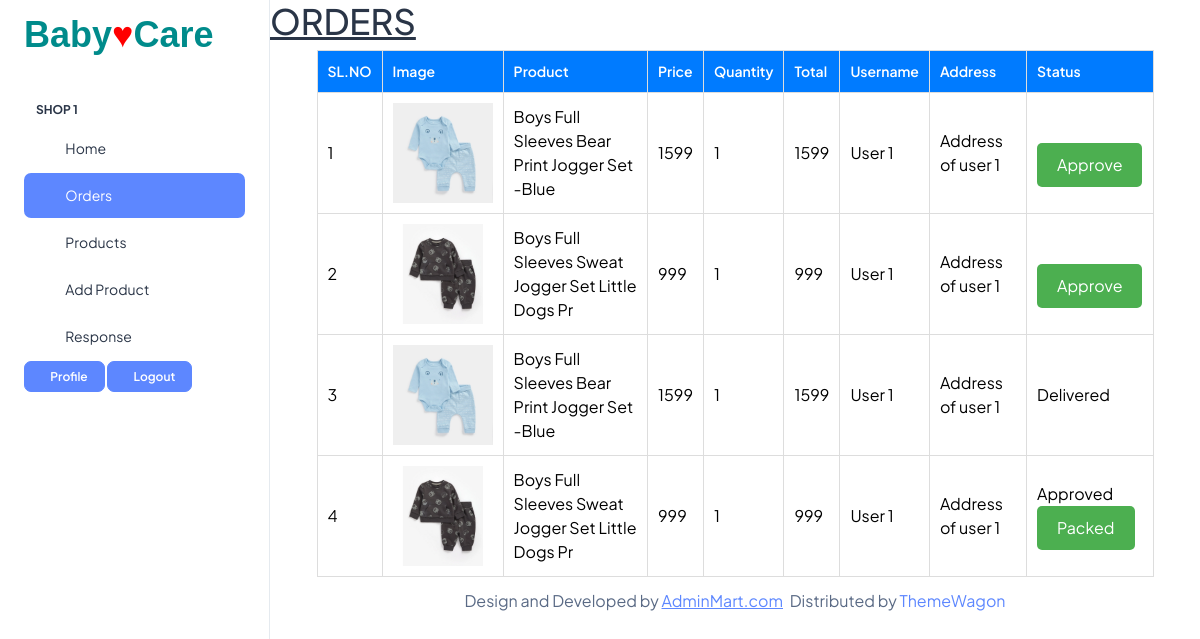
The page /Shop/ViewBooking.php (signed in) on the database its author committed.
### tables this page shows
CREATE TABLE `tbl_cart` (
  `cart_id` int(11) NOT NULL,
  `product_id` int(11) NOT NULL,
  `booking_id` int(11) NOT NULL,
  `cart_qty` int(11) NOT NULL DEFAULT 1,
  `cart_status` int(11) NOT NULL DEFAULT 0
);

CREATE TABLE `tbl_product` (
  `product_id` int(11) NOT NULL,
  `product_name` varchar(50) NOT NULL,
  `brand_id` int(11) NOT NULL,
  `product_details` text NOT NULL,
  `product_photo` varchar(100) NOT NULL,
  `product_price` int(11) NOT NULL,
  `subcategory_id` int(11) NOT NULL,
  `shop_id` int(11) NOT NULL
);

CREATE TABLE `tbl_newuser` (
  `user_id` int(11) NOT NULL,
  `user_name` varchar(50) NOT NULL,
  `user_contact` varchar(12) NOT NULL,
  `user_dob` date NOT NULL,
  `user_gender` varchar(8) NOT NULL,
  `user_address` varchar(100) NOT NULL,
  `place_id` int(11) NOT NULL,
  `user_email` varchar(50) NOT NULL,
  `user_password` varchar(20) NOT NULL,
  `user_photo` varchar(100) NOT NULL DEFAULT '0',
  `user_doj` date DEFAULT NULL
);

### web/Shop/ViewBooking.php (the view, shortened to what this page needs)
<?php
include("../Assets/Connection/Connection.php");
include("Header.php");
?>
<!DOCTYPE html>
<html lang="en">
<head>
</head>
<body>
  <h1><u>ORDERS</u></h1>
  <table border="1">
    <tr>
        <th>SL.NO</th>
        <th>Image</th>
        <th>Product</th>
        <th>Price</th>
        <th>Quantity</th>
        <th>Total</th>
        <th>Username</th>
        <th>Address</th>
        <th>Status</th>
    </tr>
    <?php
     $sel="select * from tbl_cart c inner join tbl_booking b on c.booking_id=b.booking_id inner join tbl_newuser n on b.user_id=n.user_id inner join tbl_product p on c.product_id=p.product_id inner join tbl_shop s on p.shop_id=s.shop_id where s.shop_id='".$_SESSION['shop_id']."' ORDER BY c.booking_id DESC" ;
     $row=$con->query($sel);
     $i=0;
     while($val=$row->fetch_assoc())
     {
      $b=$val['booking_status'];
      if($b == 2)
      {
      $i++;
    ?>
    <tr>
        <td><?php echo $i ?></td>
        <td><img src="../Assets/File/Shop/<?php echo $val['product_photo']?>" height="100px"></td>
        <td><?php echo $val['product_name'] ?></td>
        <td><?php echo $val['product_price'] ?></td>
        <td><?php echo $val['cart_qty'] ?></td>
        <td>
        <?php
          $p=$val['product_price'];
          $q=$val['cart_qty'];
          $sum= $p * $q;
          echo $sum;
        ?>
        </td>
        <td><?php echo $val['user_name'] ?></td>
        <td><?php echo $val['user_address'] ?></td>
        <td>
          <?php
            $s=$val['cart_status'];
            if($s == 1)
            {
              ?>
                <br><a href="ViewBooking.php?aid=<?php echo $val ['cart_id'] ?>"><button class="button" >Approve</button></a>
              <?php
            }
            elseif ($s == 2)
            {
              echo "Approved";
              ?>
                <br><a href="ViewBooking.php?pid=<?php echo $val ['cart_id'] ?>"><button class="button" >Packed</button></a>
              <?php
            }
            elseif ($s == 3)
            {
              echo "Packed";
              ?>
                <br><a href="ViewBooking.php?sid=<?php echo $val ['cart_id'] ?>"><button class="button" >Shipped</button></a>
              <?php
            }
            elseif ($s == 4)
            {
              echo "Shipped";
              ?>
                <br><a href="ViewBooking.php?did=<?php echo $val ['cart_id'] ?>"><button class="button" >Delivered</button></a>
              <?php
            }
            elseif ($s == 5)
            {
              echo "Delivered";
            }
          ?>
        </td>
    </tr>
    <?php
      }
     }
    ?>
  </table>
</body>
<?php
 include("Footer.php");
?>
</html>

### web/Shop/Header.php (shortened to what this page needs)
<!doctype html>
<html lang="en">
<head>
  <link rel="stylesheet" href="../Assets/Templates/Dashboard/css/styles.min.css" />
</head>
<div class="page-wrapper" id="main-wrapper" data-layout="vertical" data-navbarbg="skin6" data-sidebartype="full"
    data-sidebar-position="fixed" data-header-position="fixed">
    <aside class="left-sidebar">
      <div>
        <div class="brand-logo d-flex align-items-center justify-content-between">
          <a href="Home.php" class="text-nowrap logo-img">
            <?php include("../Assets/File/Logo/Logo.php") ?>
          </a>
        </div>
        <nav class="sidebar-nav scroll-sidebar" data-simplebar="">
          <ul id="sidebarnav">
            <li class="nav-small-cap">
              <span class="hide-menu"><?php echo $_SESSION["shop_name"]?></span>
            </li>
            <li class="sidebar-item">
              <a class="sidebar-link" href="Home.php" aria-expanded="false">
                <span>
                <i class="ti ti-home-2"></i>
                </span>
                <span class="hide-menu">Home</span>
              </a>
            </li>
            <li class="sidebar-item">
              <a class="sidebar-link" href="ViewBooking.php" aria-expanded="false">
                <span>
                <i class="ti ti-inbox"></i>
                </span>
                <span class="hide-menu">Orders</span>
              </a>
            </li>
            <li class="sidebar-item">
              <a class="sidebar-link" href="ViewProduct.php" aria-expanded="false">
                <span>
                <i class="ti ti-clipboard-list"></i>
                </span>
                <span class="hide-menu">Products</span>
              </a>
            </li>
            <li class="sidebar-item">
              <a class="sidebar-link" href="Product.php" aria-expanded="false">
                <span>
                <i class="ti ti-new-section"></i>
                </span>
                <span class="hide-menu">Add Product</span>
              </a>
            </li>
            <li class="sidebar-item">
              <a class="sidebar-link" href="Shopcomplaint.php" aria-expanded="false">
                <span>
                <i class="ti ti-send"></i>
                </span>
                <span class="hide-menu">Response</span>
              </a>
            </li>
            <a href="ShopProfile.php" class="btn btn-primary fs-2 fw-semibold lh-sm"><i class="ti ti-user"></i></i>Profile</a>
            <a href="../Logout.php" class="btn btn-primary fs-2 fw-semibold lh-sm"><i class="ti ti-logout"></i>Logout</a>
        </nav>
      </div>
    </aside>
     <div class="body-wrapper">

### web/Assets/File/Logo/Logo.php (shortened to what this page needs)
<!DOCTYPE html>
<html lang="en">
<head>
</head>
<body>
    <div class="logo">
        <span class="baby">Baby</span><span class="heart">&hearts;</span><span class="care">Care</span>
    </div>
</body>
</html>

### web/Shop/Footer.php (shortened to what this page needs)
<div class="py-6 px-6 text-center">
          <p class="mb-0 fs-4">Design and Developed by <a href="https://adminmart.com/" target="_blank" class="pe-1 text-primary text-decoration-underline">AdminMart.com</a> Distributed by <a href="https://themewagon.com">ThemeWagon</a></p>
        </div>
      </div>
    </div>
</body>
</html>

### web/Assets/File/Logo/Logo.php (style rules this page uses)
.logo { font-family: 'Arial', sans-serif; font-size: 36px; font-weight: bold; }
.baby, .care { color: darkcyan; }
.heart { color: red; animation: beat 1s infinite; }

### web/Shop/ViewBooking.php (style rules this page uses)
table { width: 90%; border-collapse: collapse; margin: auto; }
th, td { padding: 10px; text-align: left; border: 1px solid #ddd; }
th { background-color: #007BFF; color: #fff; }
td { color: black; font-size: medium; }
img { max-width: 100px; max-height: 100px; }
.button { background-color: #4CAF50; color: white; padding: 10px 20px; border: none; border-radius: 5px; cursor: pointer; }

### rows shown on the page
tbl_cart: product.product_photo (picture), product.product_name "Boys Full Sleeves Bear Print Jogger Set -Blue", product.product_price "1599", cart_qty "1", tbl_newuser.user_name "User 1", tbl_newuser.user_address "Address of user 1"
tbl_cart: product.product_photo (picture), product.product_name "Boys Full Sleeves Sweat Jogger Set Little Dogs Pr", product.product_price "999", cart_qty "1", tbl_newuser.user_name "User 1", tbl_newuser.user_address "Address of user 1"
tbl_cart: product.product_photo (picture), product.product_name "Boys Full Sleeves Bear Print Jogger Set -Blue", product.product_price "1599", cart_qty "1", tbl_newuser.user_name "User 1", tbl_newuser.user_address "Address of user 1", cart_status "Delivered"
tbl_cart: product.product_photo (picture), product.product_name "Boys Full Sleeves Sweat Jogger Set Little Dogs Pr", product.product_price "999", cart_qty "1", tbl_newuser.user_name "User 1", tbl_newuser.user_address "Address of user 1"

### other values the page prints
$_SESSION["shop_name"] "SHOP 1"
